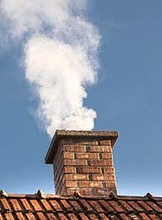
%> input picture dip_image.jpg, 162 x 220 px, shrunk from 193 x 262 before the run
$ octave Source_Code.m   (GNU Octave 9; MATLAB toolbox functions it lacks are replaced by stand-ins)
%> lines starting %> are read from the running program, lines starting %| are printed output that depends on the picture; in (x1, y1, x2, y2) boxes, pixels count from 0 and x2, y2 are one past the last pixel; in counts of white or black regions, pixels touching at a corner belong together; the program's own positions count from 1
### Amf.m
function y = Amf(noisy_img, rows, cols)

    max_filter_size = 9;
    padded_img = padarray(noisy_img, [floor(max_filter_size/2), floor(max_filter_size/2)]);

    filtered_img = zeros(rows, cols, 'uint8');

    for i = 1 : rows
        for j = 1 : cols
            x = i + floor(max_filter_size / 2) - 1;
            y = j + floor(max_filter_size / 2) - 1;
            for window_size = 3 : 2 : max_filter_size

                window = padded_img(x : x + window_size - 1, y : y + window_size - 1);
                window = reshape(window', 1, []);
                sorted_window = sort(window);

                res = lvl_a(sorted_window, window_size * window_size, noisy_img(i, j));

                x = x - 1;
                y = y - 1;

                if res ~= -1
                    filtered_img(i, j) = res;
                    break;
                end

                if window_size == max_filter_size
                   filtered_img(i, j) = noisy_img(i, j);
                end
            end

        end
    end

    y = filtered_img;
end

% [20 lines left out: functions lvl_a, lvl_b, not called in this run]

### Otsu.m
function res = Otsu(image)

    [counts, bins] = imhist(image);
    totalPixels = size(image, 1) * size(image, 2);

    x = 0;
    for i = 1 : length(bins)
        x = x + bins(i) * counts(i);
    end

    sum_b = 0;
    b = 0;
    threshold = 0;
    max_sigma = 0;

    for i = 1 : length(bins)
        sum_b = sum_b + counts(i);
        sum_f = totalPixels - sum_b;

        avg_count_b = sum_b / totalPixels;
        avg_count_f = 1 - avg_count_b;

        b = b + counts(i) * bins(i);
        f = x - b;

        mean_b = b / sum_b;
        mean_f = f / sum_f;

        sigma = avg_count_f * avg_count_b * (mean_b - mean_f) ^ 2;

        if sigma > max_sigma
            max_sigma = sigma;
            threshold = bins(i);
        end

    end

    res = image > threshold;
end

### Opening.m
function res = Opening(image, str_ele)

    res = erode_img( image, str_ele);
    res = dilate_img( res, str_ele);

end

function res = erode_img( img, str_ele)

    padded_img = padarray(img, [floor(size(str_ele, 1) / 2 ), floor(size(str_ele, 2) /2)]);
    res = zeros(size(img, 1), size(img, 2));

    for i = 1 : size(padded_img, 1) - size(str_ele, 1) + 1
        for j = 1 : size(padded_img, 2) - size(str_ele, 2) + 1

            window = padded_img(i : i + size(str_ele, 1) - 1, j : j + size(str_ele, 2) - 1);

            if isequal(window, str_ele)
                res(i, j) = 1;
            else
                res(i, j) = 0;
            end

        end
    end
end

function res = dilate_img(img, str_ele)

    padded_img = padarray(img, [floor(size(str_ele, 1) / 2 ), floor(size(str_ele, 2) /2)]);
    res = zeros(size(img, 1), size(img, 2));

    for i = 1 : size(padded_img, 1) - size(str_ele, 1) + 1
        for j = 1 : size(padded_img, 2) - size(str_ele, 2) + 1

            window = padded_img(i : i + size(str_ele, 1) - 1, j : j + size(str_ele, 2) - 1);

            flag = false;

            for x = 1 : size(str_ele, 1)
                for y = 1 : size(str_ele, 2)
                    if str_ele(x, y) == window(x, y)
                        flag = true;
                        break;
                    end
                end
            end

            if flag == true
                res(i, j) = 1;
            else
                res(i, j) = 0;
            end

        end
    end
end

### Connected_comp.m
function res = Connected_comp(img)

    str_ele = ones(3, 3);
    present = img;
    last = zeros(size(img, 1), size(img, 2));
    x = 0;

    while ~isequal(last, present)

        last = present;
        present = dilate_img(last, str_ele);
        present = present & last;
        x = x + 1;

    end
    res = present;
end

function res = dilate_img(img, str_ele)

    padded_img = padarray(img, [floor(size(str_ele, 1) / 2 ), floor(size(str_ele, 2) /2)]);
    res = zeros(size(img, 1), size(img, 2));

    for i = 1 : size(padded_img, 1) - size(str_ele, 1) + 1
        for j = 1 : size(padded_img, 2) - size(str_ele, 2) + 1

            window = padded_img(i : i + size(str_ele, 1) - 1, j : j + size(str_ele, 2) - 1);

            flag = false;

            for x = 1 : size(str_ele, 1)
                for y = 1 : size(str_ele, 2)
                    if str_ele(x, y) == window(x, y)
                        flag = true;
                        break;
                    end
                end
            end

            if flag == true
                res(i, j) = 1;
            else
                res(i, j) = 0;
            end

        end
    end
end

### Largest_connected.m

function res = Largest_connected(img)

    no_of_components = 0;
    highest = 0;
    used = zeros(size(img, 1), size(img, 2));

    for i = 1 : size(img, 1)
        for j = 1 : size(img, 2)

            if used(i, j) == 0 && img(i, j) == 1
                [x, used] = dfs(i, j, img, used);
                if x > highest
                    highest = x;
                end
                no_of_components = no_of_components + 1;
            end
        end
    end

    no_of_components
    res = highest
end

% [24 lines left out: function dfs, not called in this run]

### Source_Code.m
rgbImage = imread("DIP_PROJECT/dip_image.jpg");
%> rgbImage is the input picture: size 220x162x3 uint8; mean R, G, B 136.6, 145.2, 161.3

% Get the dimensions of the image
[rows, cols, ~] = size(rgbImage);
%> rows = 220; cols = 162

% Initialize the grayscale image matrix
grayImage = zeros(rows, cols, 'uint8');

% Convert RGB to grayscale
for i = 1:rows
    for j = 1:cols
        % Extract RGB values
        R = double(rgbImage(i, j, 1));
        G = double(rgbImage(i, j, 2));
        B = double(rgbImage(i, j, 3));

        % Convert to grayscale using luminosity method (weighted average)
        grayValue = uint8(0.2989 * R + 0.5870 * G + 0.1140 * B);

        % Assign the grayscale value to the corresponding pixel in the output matrix
        grayImage(i, j) = grayValue;
    end
end
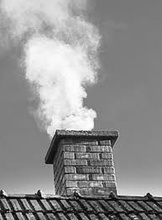
%> grayImage: size 220x162 uint8; min 1, max 254, mean 144.5


%ADDING SALT AND PEPPER NOISE TO THE GRAY SCALE IMAGE
salt_limit = 0.15;
pepper_limit = 0.85;

salt_pepper = zeros(rows, cols, 'uint8');

for i = 1:rows
    for j = 1:cols
        randValue = rand(1,1);
        if randValue <= salt_limit
           salt_pepper(i, j) = 0;
        elseif randValue >= pepper_limit
           salt_pepper(i, j) = 255;
        else
           salt_pepper(i, j) = grayImage(i, j);
        end
    end
end
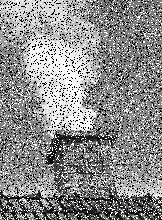
%> salt_pepper: size 220x162 uint8; min 0, max 255, mean 139.6


% Display the original and grayscale images
figure;
subplot(2, 4, 1);
imshow(rgbImage);
title('OriginalRGB ');
subplot(2, 4, 2);
imshow(grayImage);
title('Grayscale');
subplot(2, 4, 3);
imshow(salt_pepper);
title('Salt Pepper');


filtered_img = Amf(salt_pepper, rows, cols);
%> in Amf, `padded_img = padarray(noisy_img, [floor(max_filter_size/2), floor(max_..`:
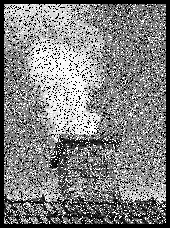
%> padded_img: size 228x170 uint8; min 0, max 255, mean 128.4
%> after the loop in Amf, `for i = 1 : rows`:
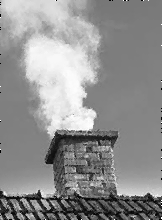
%> filtered_img: size 220x162 uint8; min 0, max 255, mean 144.4
subplot(2, 4, 4);
imshow(filtered_img);
title('Filtered');

otsu_img = Otsu(filtered_img);
%> in Otsu, `[counts, bins] = imhist(image);`: counts = 256 values, max 1493 at index 128, min 0 at index 2, mean 139.2; bins = 256 values from 0 to 255
%> the loop in Otsu, `for i = 1 : length(bins)` made 256 passes
%> x on passes 1 to 3: 0, 0, 2
%> after the loop in Otsu, `for i = 1 : length(bins)`: x = 5144790
%> the loop in Otsu, `for i = 1 : length(bins)` made 256 passes
%> (sum_b, sum_f, avg_count_b, avg_count_f, b, f, mean_b, mean_f) on passes 1, 3, 4, 5, 6, 7, 8, 9, 10, 11, 12, 13: (57, 35583, 0.0016, 0.998, 0, 5144790, 0, 144.6), (58, 35582, 0.00163, 0.998, 2, 5144788, 0.0345, 144.6), (59, 35581, 0.00166, 0.998, 5, 5144785, 0.0847, 144.6), (70, 35570, 0.00196, 0.998, 49, 5144741, 0.7, 144.6), (82, 35558, 0.0023, 0.998, 109, 5144681, 1.33, 144.7), (104, 35536, 0.00292, 0.997, 241, 5144549, 2.32, 144.8), (125, 35515, 0.00351, 0.996, 388, 5144402, 3.1, 144.9), (152, 35488, 0.00426, 0.996, 604, 5144186, 3.97, 145), (174, 35466, 0.00488, 0.995, 802, 5143988, 4.61, 145), (202, 35438, 0.00567, 0.994, 1082, 5143708, 5.36, 145.1), (232, 35408, 0.00651, 0.993, 1412, 5143378, 6.09, 145.3), (268, 35372, 0.00752, 0.992, 1844, 5142946, 6.88, 145.4)
%> in Otsu, `res = image > threshold;`:
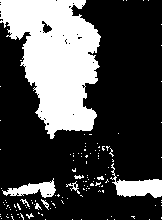
%> res: size 220x162 logical; 29.3% white; 128 white regions (118 under 20 px), largest, box (x1, y1, x2, y2) and area: (0, 0, 101, 139) 8711, (110, 163, 162, 198) 753, (2, 178, 56, 198) 495
subplot(2, 4, 5);
imshow(otsu_img);
title('Otsu img');

str_ele = ones(5, 5, "uint8");
opened_img = Opening(otsu_img, str_ele);
%> in erode_img, `padded_img = padarray(img, [floor(size(str_ele, 1) / 2 ), floor(size(s..`: padded_img: size 224x166 logical; 28.1% white; 128 white regions (118 under 20 px), largest, box (x1, y1, x2, y2) and area: (2, 2, 103, 141) 8711, (112, 165, 164, 200) 753, (4, 180, 58, 200) 495
%> after the loop in erode_img, `for i = 1 : size(padded_img, 1) - size(str_ele, 1) + 1`: res: size 220x162 double; values 0 (black) and 1 (white), 21% white; 5 white regions (2 under 20 px), largest, box (x1, y1, x2, y2) and area: (2, 2, 98, 132) 6899, (118, 181, 160, 195) 434, (20, 184, 53, 195) 150
%> in dilate_img, `padded_img = padarray(img, [floor(size(str_ele, 1) / 2 ), floor(size(s..`: padded_img: size 224x166 double; values 0 (black) and 1 (white), 20.2% white; 5 white regions (2 under 20 px), largest, box (x1, y1, x2, y2) and area: (4, 4, 100, 134) 6899, (120, 183, 162, 197) 434, (22, 186, 55, 197) 150
%> after the loop in dilate_img, `for i = 1 : size(padded_img, 1) - size(str_ele, 1) + 1`:
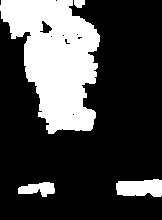
%> res: size 220x162 double; values 0 (black) and 1 (white), 26.7% white; 4 white regions, box (x1, y1, x2, y2) and area: (0, 0, 100, 134) 8387, (116, 179, 162, 197) 690, (18, 182, 55, 197) 362, (74, 0, 85, 8) 73
subplot(2, 4, 6);
imshow(opened_img);
title('Opened ');

connected_img = Connected_comp(opened_img);
%> the loop in Connected_comp, `while ~isequal(last, present)` made 1 pass
%> pass 1, in Connected_comp, `present = dilate_img(last, str_ele);`:
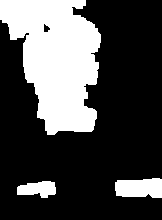
%> present: size 220x162 double; values 0 (black) and 1 (white), 29% white; 3 white regions, box (x1, y1, x2, y2) and area: (0, 0, 101, 135) 9058, (115, 178, 162, 198) 811, (17, 181, 56, 198) 479
subplot(2, 4, 7);
imshow(connected_img);
title('Connected');

Largest_connected(connected_img);
%> the run ends on the next line
